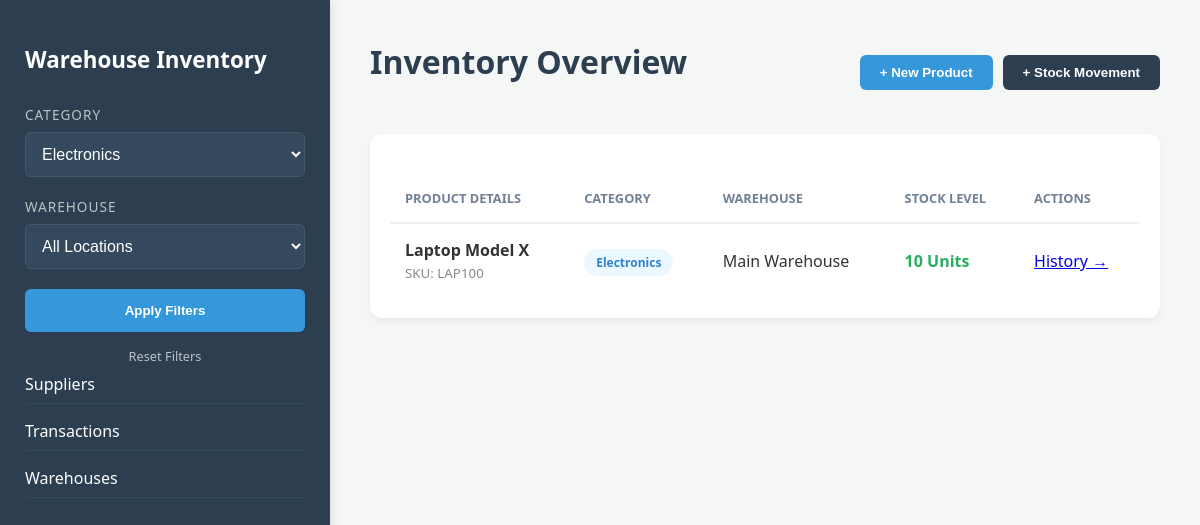
Screenshot of /index.php?category=1 with the database file from the repository.
### tables this page shows
CREATE TABLE `inventory` (
  `inventory_id` int(11) NOT NULL,
  `product_id` int(11) NOT NULL,
  `warehouse_id` int(11) NOT NULL,
  `quantity` int(11) DEFAULT 0,
  `last_updated` timestamp NOT NULL DEFAULT current_timestamp() ON UPDATE current_timestamp()
);

CREATE TABLE `products` (
  `product_id` int(11) NOT NULL,
  `name` varchar(150) NOT NULL,
  `sku` varchar(50) NOT NULL,
  `category_id` int(11) DEFAULT NULL,
  `supplier_id` int(11) DEFAULT NULL,
  `price` decimal(10,2) DEFAULT NULL,
  `description` text DEFAULT NULL
);

CREATE TABLE `categories` (
  `category_id` int(11) NOT NULL,
  `name` varchar(100) NOT NULL,
  `description` text DEFAULT NULL
);

CREATE TABLE `warehouses` (
  `warehouse_id` int(11) NOT NULL,
  `name` varchar(100) NOT NULL,
  `location` varchar(255) DEFAULT NULL
);

### index.php (the view, shortened to what this page needs)
<?php
require 'db.php';
$cat_filter = $_GET['category'] ?? '';
$wh_filter = $_GET['warehouse'] ?? '';
$query = "SELECT p.product_id, p.name AS product_name, p.sku, c.name AS category_name,
                 s.name AS supplier_name, w.name AS warehouse_name, i.quantity
          FROM inventory i
          JOIN products p ON i.product_id = p.product_id
          JOIN categories c ON p.category_id = c.category_id
          JOIN suppliers s ON p.supplier_id = s.supplier_id
          JOIN warehouses w ON i.warehouse_id = w.warehouse_id
          WHERE 1=1";
$params = [];
if ($cat_filter) { $query .= " AND c.category_id = ?"; $params[] = $cat_filter; }
$stmt = $pdo->prepare($query);
$stmt->execute($params);
$inventory_items = $stmt->fetchAll();
$categories = $pdo->query("SELECT * FROM categories")->fetchAll();
?>
<!DOCTYPE html>
<html lang="en">
<head>
    <link rel="stylesheet" href="style.css">
</head>
<body>
    <aside class="sidebar">
    <h2>Warehouse Inventory</h2>
    <form method="GET">
        <div class="filter-group">
            <label>Category</label>
            <select name="category">
                <?php foreach($categories as $cat): ?>
                    <option value="<?= $cat['category_id'] ?>" <?= $cat_filter == $cat['category_id'] ? 'selected' : '' ?>>
                        <?= htmlspecialchars($cat['name']) ?>
                    </option>
                <?php endforeach; ?>
            </select>
        </div>
        <div class="filter-group">
            <label>Warehouse</label>
            <select name="warehouse">
                <option value="">All Locations</option>
            </select>
        </div>
        <button type="submit">Apply Filters</button>
        <a href="index.php" style="display:block; text-align:center; color:#bdc3c7; margin-top:15px; text-decoration:none; font-size:0.8rem;">Reset Filters</a>
    </form>
    <div class="sidebar-tabs" style="margin-bottom: 20px; display: flex; flex-direction: column; gap: 8px;">
        <a href="suppliers.php" style="color: white; text-decoration: none; padding: 8px 0; border-bottom: 1px solid #34495e;">Suppliers</a>
        <a href="transactions.php" style="color: white; text-decoration: none; padding: 8px 0; border-bottom: 1px solid #34495e;">Transactions</a>
        <a href="warehouses.php" style="color: white; text-decoration: none; padding: 8px 0; border-bottom: 1px solid #34495e;">Warehouses</a>
    </div>
</aside>
    <main class="main-content">
        <header style="display: flex; justify-content: space-between; align-items: center; margin-bottom: 30px;">
            <h1>Inventory Overview</h1>
            <div style="display: flex; gap: 10px;">
                <button onclick="document.getElementById('prodModal').style.display='flex'" style="width:auto; padding: 10px 20px;">+ New Product</button>
                <button onclick="document.getElementById('transModal').style.display='flex'" style="width:auto; padding: 10px 20px; background: var(--primary);">+ Stock Movement</button>
            </div>
        </header>
        <div class="card">
            <table>
                <thead>
                    <tr>
                        <th>Product Details</th>
                        <th>Category</th>
                        <th>Warehouse</th>
                        <th>Stock Level</th>
                        <th>Actions</th>
                    </tr>
                </thead>
                <tbody>
                    <?php if($inventory_items): foreach($inventory_items as $item): ?>
                    <tr>
                        <td>
                            <strong><?= htmlspecialchars($item['product_name']) ?></strong><br>
                            <small style="color: #888;">SKU: <?= htmlspecialchars($item['sku']) ?></small>
                        </td>
                        <td><span class="badge badge-cat"><?= htmlspecialchars($item['category_name']) ?></span></td>
                        <td> <?= htmlspecialchars($item['warehouse_name']) ?></td>
                        <td>
                            <strong style="color: <?= $item['quantity'] < 10 ? 'var(--danger)' : 'var(--success)' ?>;">
                                <?= $item['quantity'] ?> Units
                            </strong>
                        </td>
                        <td>
                            <a href="?product_history=<?= $item['product_id'] ?>&category=<?= $cat_filter ?>&warehouse=<?= $wh_filter ?>" class="text-link">History →</a>
                        </td>
                    </tr>
                    <?php endforeach; else: ?>
                    <tr><td colspan="5" style="text-align:center; padding:50px;">No inventory found. Try changing filters or adding a transaction.</td></tr>
                    <?php endif; ?>
                </tbody>
            </table>
        </div>
    </main>
</body>
</html>

### style.css (style rules this page uses)
:root { --primary: #2c3e50; --accent: #3498db; --success: #27ae60; --danger: #e74c3c; --bg: #f4f7f6; --text: #333; }
body { font-family: 'Segoe UI', Tahoma, Geneva, Verdana, sans-serif; background-color: var(--bg); color: var(--text); margin: 0; display: flex; }
.sidebar { width: 280px; background: var(--primary); color: white; height: 100vh; padding: 25px; position: fixed; box-shadow: 2px 0 10px rgba(0,0,0,0.1); }
.sidebar h2 { font-size: 1.4rem; margin-bottom: 30px; display: flex; align-items: center; gap: 10px; }
.filter-group { margin-bottom: 20px; }
label { display: block; margin-bottom: 8px; font-size: 0.85rem; color: #bdc3c7; text-transform: uppercase; letter-spacing: 1px; }
select { width: 100%; padding: 12px; border-radius: 6px; border: 1px solid #455a64; background: #34495e; color: white; font-size: 1rem; }
button { width: 100%; padding: 14px; background: var(--accent); border: none; color: white; border-radius: 6px; cursor: pointer; font-weight: 600; transition: background 0.3s; }
.main-content { margin-left: 330px; padding: 40px; flex-grow: 1; }
h1 { color: var(--primary); margin-top: 0; }
.card { background: white; padding: 20px; border-radius: 12px; box-shadow: 0 4px 6px rgba(0,0,0,0.05); }
table { width: 100%; border-collapse: collapse; margin-top: 20px; }
th { text-align: left; padding: 15px; border-bottom: 2px solid #edf2f7; color: #718096; font-size: 0.8rem; text-transform: uppercase; }
td { padding: 15px; border-bottom: 1px solid #edf2f7; vertical-align: middle; }
tr:last-child td { border-bottom: none; }
.badge { padding: 5px 12px; border-radius: 20px; font-size: 0.75rem; font-weight: 600; }
.badge-cat { background: #ebf8ff; color: #3182ce; }

### rows the page displays
inventory: product.name "Laptop Model X", product.sku "LAP100", categories.name "Electronics", warehouse.name "Main Warehouse", quantity "10"

### other values shown
form field category "Electronics"
